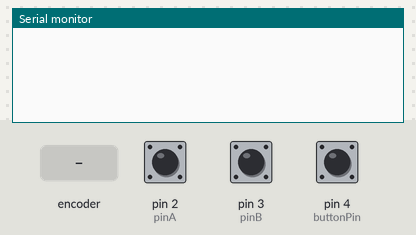
A sketch run on a simulated Arduino Uno, built with avr-gcc and run on an emulated ATmega328P. Shown: the last lines printed to the serial monitor. Inputs (shaded band) come from the test bench; at power-on: pin 4 (buttonPin) HIGH, pin 2 (pinA) HIGH, pin 3 (pinB) HIGH.

Above: at 1.2 s.
1.3 s: rotary encoder on pin 2 (pinA) / pin 3 (pinB) turned 1 step (first pin leading)
At 2.3 s:
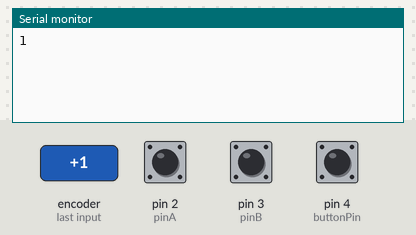
3.0 s: pin 4 (buttonPin) pulled LOW for 0.15 s
At 3.9 s:
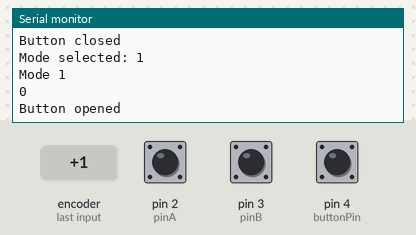
4.6 s: pin 4 (buttonPin) pulled LOW for 1 s
At 5.4 s:
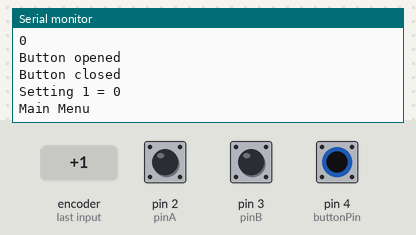
7.1 s: rotary encoder on pin 2 (pinA) / pin 3 (pinB) turned 3 steps (first pin leading)
At 8.2 s:
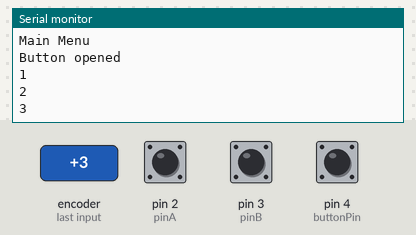
Timing chart, 0 to 10.1 s (numbered marks = the images above; inputs shaded):
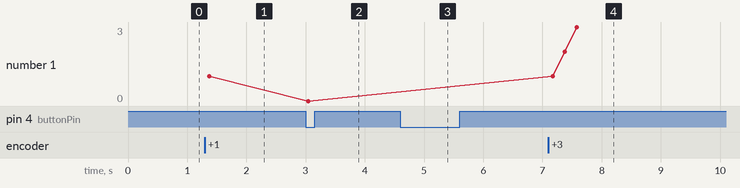

Measured:
- after the input at 1.3 s, the serial monitor: prints a new line after 0.08 s (image 1)
- after the input at 3.0 s, the serial monitor: prints a new line at once (image 2)
- after the input at 4.6 s, the serial monitor: prints a new line at once (image 3)
- after the input at 7.1 s, the serial monitor: prints a new line after 0.08 s (image 4)
- plotted number 1: 1 → 0 after the input at 3.0 s, 0 → 3 after the input at 7.1 s

The sketch:

BLEASp1.ino
```cpp
/*******Interrupt-based Rotary Encoder Menu Sketch*******
 * by Simon Merrett, based on insight from Oleg Mazurov, Nick Gammon, rt and Steve Spence, and code from Nick Gammon
 * 3,638 bytes with debugging on UNO, 1,604 bytes without debugging
 */
// Rotary encoder declarations
static int pinA = 2; // Our first hardware interrupt pin is digital pin 2
static int pinB = 3; // Our second hardware interrupt pin is digital pin 3
volatile byte aFlag = 0; // let's us know when we're expecting a rising edge on pinA to signal that the encoder has arrived at a detent
volatile byte bFlag = 0; // let's us know when we're expecting a rising edge on pinB to signal that the encoder has arrived at a detent (opposite direction to when aFlag is set)
volatile byte encoderPos = 0; //this variable stores our current value of encoder position. Change to int or uin16_t instead of byte if you want to record a larger range than 0-255
volatile byte oldEncPos = 0; //stores the last encoder position value so we can compare to the current reading and see if it has changed (so we know when to print to the serial monitor)
volatile byte reading = 0; //somewhere to store the direct values we read from our interrupt pins before checking to see if we have moved a whole detent
// Button reading, including debounce without delay function declarations
const byte buttonPin = 4; // this is the Arduino pin we are connecting the push button to
byte oldButtonState = HIGH;  // assume switch open because of pull-up resistor
const unsigned long debounceTime = 10;  // milliseconds
unsigned long buttonPressTime;  // when the switch last changed state
boolean buttonPressed = 0; // a flag variable
// Menu and submenu/setting declarations
byte Mode = 0;   // This is which menu mode we are in at any given time (top level or one of the submenus)
const byte modeMax = 3; // This is the number of submenus/settings you want
byte setting1 = 0;  // a variable which holds the value we set
byte setting2 = 0;  // a variable which holds the value we set
byte setting3 = 0;  // a variable which holds the value we set
/* Note: you may wish to change settingN etc to int, float or boolean to suit your application.
 Remember to change "void setAdmin(byte name,*BYTE* setting)" to match and probably add some
 "modeMax"-type overflow code in the "if(Mode == N && buttonPressed)" section*/

void setup() {
  //Rotary encoder section of setup
  pinMode(pinA, INPUT_PULLUP); // set pinA as an input, pulled HIGH to the logic voltage (5V or 3.3V for most cases)
  pinMode(pinB, INPUT_PULLUP); // set pinB as an input, pulled HIGH to the logic voltage (5V or 3.3V for most cases)
  attachInterrupt(0,PinA,RISING); // set an interrupt on PinA, looking for a rising edge signal and executing the "PinA" Interrupt Service Routine (below)
  attachInterrupt(1,PinB,RISING); // set an interrupt on PinB, looking for a rising edge signal and executing the "PinB" Interrupt Service Routine (below)
  // button section of setup
  pinMode (buttonPin, INPUT_PULLUP); // setup the button pin
  // DEBUGGING section of setup
  Serial.begin(9600);     // DEBUGGING: opens serial port, sets data rate to 9600 bps
}

void loop() {
  rotaryMenu();
  // carry out other loop code here
}

void rotaryMenu() { //This handles the bulk of the menu functions without needing to install/include/compile a menu library
  //DEBUGGING: Rotary encoder update display if turned
  if(oldEncPos != encoderPos) { // DEBUGGING
    Serial.println(encoderPos);// DEBUGGING. Sometimes the serial monitor may show a value just outside modeMax due to this function. The menu shouldn't be affected.
    oldEncPos = encoderPos;// DEBUGGING
  }// DEBUGGING
  // Button reading with non-delay() debounce - thank you Nick Gammon!
  byte buttonState = digitalRead (buttonPin);
  if (buttonState != oldButtonState){
    if (millis () - buttonPressTime >= debounceTime){ // debounce
      buttonPressTime = millis ();  // when we closed the switch
      oldButtonState =  buttonState;  // remember for next time
      if (buttonState == LOW){
        Serial.println ("Button closed"); // DEBUGGING: print that button has been closed
        buttonPressed = 1;
      }
      else {
        Serial.println ("Button opened"); // DEBUGGING: print that button has been opened
        buttonPressed = 0;
      }
    }  // end if debounce time up
  } // end of state change

  //Main menu section
  if (Mode == 0) {
    if (encoderPos > (modeMax+10)) encoderPos = modeMax; // check we haven't gone out of bounds below 0 and correct if we have
    else if (encoderPos > modeMax) encoderPos = 0; // check we haven't gone out of bounds above modeMax and correct if we have
    if (buttonPressed){
      Mode = encoderPos; // set the Mode to the current value of input if button has been pressed
      Serial.print("Mode selected: "); //DEBUGGING: print which mode has been selected
      Serial.println(Mode); //DEBUGGING: print which mode has been selected
      buttonPressed = 0; // reset the button status so one press results in one action
      if (Mode == 1) {
        Serial.println("Mode 1"); //DEBUGGING: print which mode has been selected
        encoderPos = setting1; // start adjusting Vout from last set point
      }
      if (Mode == 2) {
        Serial.println("Mode 2"); //DEBUGGING: print which mode has been selected
        encoderPos = setting2; // start adjusting Imax from last set point
      }
      if (Mode == 3) {
        Serial.println("Mode 3"); //DEBUGGING: print which mode has been selected
        encoderPos = setting3; // start adjusting Vmin from last set point
      }
    }
  }
  if (Mode == 1 && buttonPressed) {
    setting1 = encoderPos; // record whatever value your encoder has been turned to, to setting 3
    setAdmin(1,setting1);
    //code to do other things with setting1 here, perhaps update display
  }
  if (Mode == 2 && buttonPressed) {
    setting2 = encoderPos; // record whatever value your encoder has been turned to, to setting 2
    setAdmin(2,setting2);
    //code to do other things with setting2 here, perhaps update display
  }
  if (Mode == 3 && buttonPressed){
    setting3 = encoderPos; // record whatever value your encoder has been turned to, to setting 3
    setAdmin(3,setting3);
    //code to do other things with setting3 here, perhaps update display
  }
}

// Carry out common activities each time a setting is changed
void setAdmin(byte name, byte setting){
  Serial.print("Setting "); //DEBUGGING
  Serial.print(name); //DEBUGGING
  Serial.print(" = "); //DEBUGGING
  Serial.println(setting);//DEBUGGING
  encoderPos = 0; // reorientate the menu index - optional as we have overflow check code elsewhere
  buttonPressed = 0; // reset the button status so one press results in one action
  Mode = 0; // go back to top level of menu, now that we've set values
  Serial.println("Main Menu"); //DEBUGGING
}

//Rotary encoder interrupt service routine for one encoder pin
void PinA(){
  cli(); //stop interrupts happening before we read pin values
  reading = PIND & 0xC; // read all eight pin values then strip away all but pinA and pinB's values
  if(reading == B00001100 && aFlag) { //check that we have both pins at detent (HIGH) and that we are expecting detent on this pin's rising edge
    encoderPos --; //decrement the encoder's position count
    bFlag = 0; //reset flags for the next turn
    aFlag = 0; //reset flags for the next turn
  }
  else if (reading == B00000100) bFlag = 1; //signal that we're expecting pinB to signal the transition to detent from free rotation
  sei(); //restart interrupts
}

//Rotary encoder interrupt service routine for the other encoder pin
void PinB(){
  cli(); //stop interrupts happening before we read pin values
  reading = PIND & 0xC; //read all eight pin values then strip away all but pinA and pinB's values
  if (reading == B00001100 && bFlag) { //check that we have both pins at detent (HIGH) and that we are expecting detent on this pin's rising edge
    encoderPos ++; //increment the encoder's position count
    bFlag = 0; //reset flags for the next turn
    aFlag = 0; //reset flags for the next turn
  }
  else if (reading == B00001000) aFlag = 1; //signal that we're expecting pinA to signal the transition to detent from free rotation
  sei(); //restart interrupts
}
// end of sketch!
```
